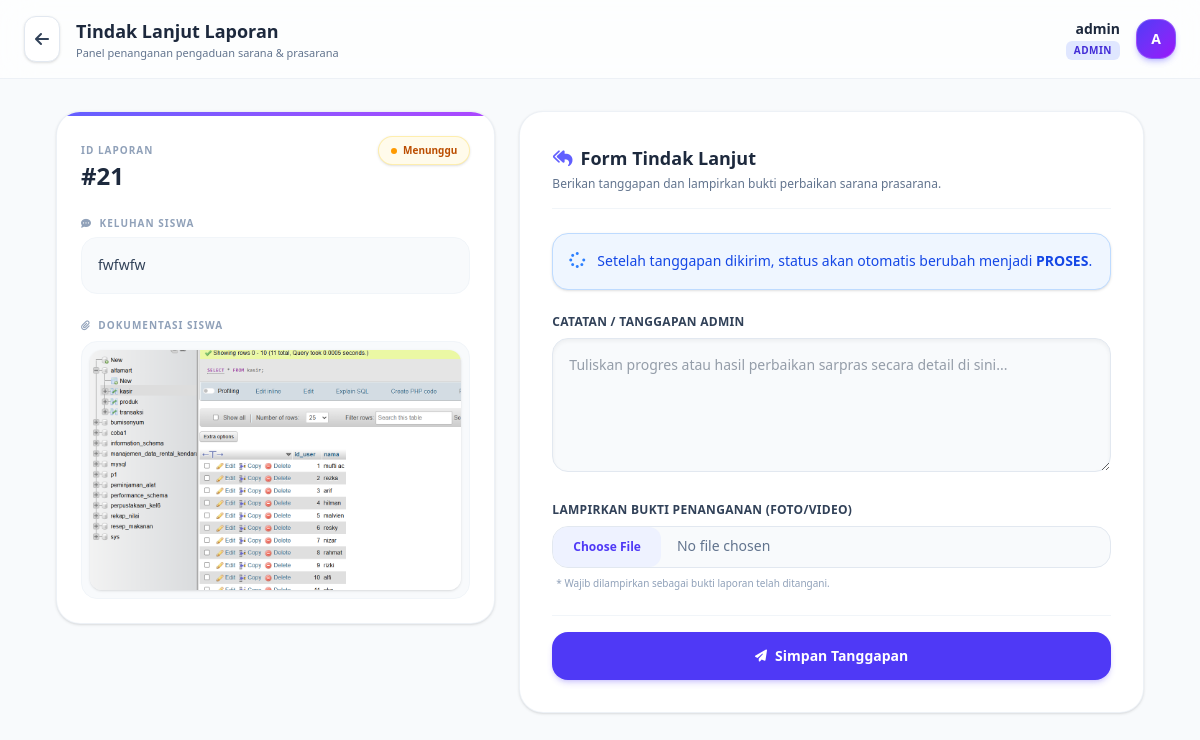
The app's page /View/v_tanggapan.php?id=21 (signed in) with its own data.
### tables this page shows
CREATE TABLE `aspirasi` (
  `id_aspirasi` int(11) NOT NULL,
  `id_siswa` int(11) NOT NULL,
  `id_kategori` int(11) NOT NULL,
  `id_admin` int(11) DEFAULT NULL,
  `lokasi` varchar(50) NOT NULL,
  `ket` text NOT NULL,
  `bukti_siswa` varchar(100) DEFAULT NULL,
  `status` enum('Menunggu','Proses','Selesai','Ditolak') DEFAULT 'Menunggu',
  `feedback` text DEFAULT NULL,
  `bukti_admin` varchar(100) DEFAULT NULL,
  `created_at` datetime DEFAULT current_timestamp()
);

### Model/m_koneksi.php (called while the page is built, shortened)
<?php
class m_koneksi
{
    private $host     = "sql306.infinityfree.com";
    private $username = "if0_43107389";
    private $pass     = "IsIoFrmTFY1";
    private $db       = "if0_43107389_sarpras";
    public $koneksi;
    public function __construct()
    {
        $this->koneksi = new mysqli($this->host, $this->username, $this->pass, $this->db);
    }
    public function hubungkan()
    {
        return $this->koneksi;
    }
}

### Model/m_aspirasi.php (called while the page is built, shortened)
<?php
require_once 'm_koneksi.php';
class m_aspirasi
{
    private $db;
    public function __construct()
    {
        $koneksiObj = new m_koneksi();
        $this->db = $koneksiObj->hubungkan();
    }
    public function getAspirasiById($id_aspirasi)
    {
        $id_aspirasi = intval($id_aspirasi);
        $query = "SELECT aspirasi.*, siswa.nama AS nama_siswa, siswa.kelas, kategori.nama_kategori AS nama_kategori
                  FROM aspirasi
                  LEFT JOIN siswa ON aspirasi.id_siswa = siswa.id_siswa
                  LEFT JOIN kategori ON aspirasi.id_kategori = kategori.id_kategori
                  WHERE aspirasi.id_aspirasi = '$id_aspirasi'";
        $result = $this->db->query($query);
        return ($result && $result->num_rows > 0) ? $result->fetch_assoc() : null;
    }
    public function isVideoFile($filename)
    {
        $ext = strtolower(pathinfo($filename, PATHINFO_EXTENSION));
        return in_array($ext, ['mp4', 'mov', 'avi', 'mkv']);
    }
}

### View/v_tanggapan.php (the view, shortened to what this page needs)
<?php
require_once '../Model/m_aspirasi.php';
$modelAspirasi = new m_aspirasi();
$id_pelaporan = $_GET['id'] ?? 0;
$detail = $modelAspirasi ? $modelAspirasi->getAspirasiById($id_pelaporan) : null;
$cur_status  = $detail['status'] ?? 'Menunggu';
$keterangan  = $detail['ket'] ?? $detail['keterangan'] ?? '-';
$bukti_siswa = $detail['bukti'] ?? $detail['foto'] ?? $detail['bukti_siswa'] ?? '';
$statusText = strtolower($cur_status);
if ($statusText == 'proses') {
    $badgeBg = 'bg-blue-50 text-blue-700 border-blue-200/60';
    $dotColor = 'bg-blue-500 animate-pulse';
    $alertBg = 'bg-emerald-50 border-emerald-200';
    $alertText = 'text-emerald-700';
    $alertIcon = 'fa-solid fa-check-circle text-emerald-500';
    $alertMsg = 'Setelah tanggapan dikirim, status akan otomatis berubah menjadi <b>SELESAI</b>.';
} elseif ($statusText == 'selesai') {
    $badgeBg = 'bg-emerald-50 text-emerald-700 border-emerald-200/60';
    $dotColor = 'bg-emerald-500';
} else {
    $badgeBg = 'bg-amber-50 text-amber-700 border-amber-200/60';
    $dotColor = 'bg-amber-500';
    $alertBg = 'bg-blue-50 border-blue-200';
    $alertText = 'text-blue-700';
    $alertIcon = 'fa-solid fa-spinner text-blue-500 animate-spin-slow';
    $alertMsg = 'Setelah tanggapan dikirim, status akan otomatis berubah menjadi <b>PROSES</b>.';
}
?>
<!DOCTYPE html>
<html lang="id">
<head>
    <script src="https://cdn.jsdelivr.net/npm/@tailwindcss/browser@4"></script>
    <link rel="stylesheet" href="https://cdnjs.cloudflare.com/ajax/libs/font-awesome/6.4.0/css/all.min.css">
</head>
<body class="bg-[#F8FAFC] font-sans min-h-screen flex flex-col text-slate-800 antialiased selection:bg-indigo-500 selection:text-white">
    <header class="bg-white/70 backdrop-blur-lg border-b border-slate-200/60 px-6 py-4 flex justify-between items-center sticky top-0 z-30 transition-all">
        <div class="flex items-center gap-4">
            <a href="v_admin.php" class="bg-white hover:bg-slate-50 border border-slate-200 p-2.5 rounded-xl text-slate-700 shadow-sm transition-all focus:ring-2 focus:ring-indigo-500/20 group" title="Kembali ke Dashboard">
                <i class="fa-solid fa-arrow-left group-hover:-translate-x-0.5 transition-transform"></i>
            </a>
            <div>
                <h2 class="text-lg font-bold text-slate-800">Tindak Lanjut Laporan</h2>
                <p class="text-[11px] text-slate-500 font-medium hidden sm:block">Panel penanganan pengaduan sarana & prasarana</p>
            </div>
        </div>
        <div class="flex items-center gap-4">
            <div class="hidden sm:flex flex-col items-end">
                <span class="text-sm font-bold text-slate-800"><?= htmlspecialchars($_SESSION['username'] ?? $_SESSION['nama'] ?? 'Administrator') ?></span>
                <span class="text-[10px] bg-indigo-100 text-indigo-700 px-2 py-0.5 rounded-md font-bold uppercase tracking-wider mt-0.5"><?= htmlspecialchars($_SESSION['role'] ?? 'admin') ?></span>
            </div>
            <div class="bg-gradient-to-br from-indigo-600 to-purple-600 text-white font-bold w-10 h-10 rounded-2xl flex items-center justify-center text-sm shadow-md shadow-indigo-500/30 border border-white/20 shrink-0">
                <?= strtoupper(substr($_SESSION['username'] ?? $_SESSION['nama'] ?? 'Admin', 0, 1)) ?>
            </div>
        </div>
    </header>
    <main class="flex-1 max-w-6xl w-full mx-auto p-5 sm:p-8">
        <div class="grid grid-cols-1 lg:grid-cols-12 gap-6 items-start">
            <div class="lg:col-span-5 space-y-6">
                <div class="bg-white rounded-3xl shadow-sm border border-slate-200/60 overflow-hidden relative">
                    <div class="absolute top-0 left-0 w-full h-1 bg-gradient-to-r from-indigo-500 to-purple-500"></div>
                    <div class="p-6">
                        <div class="flex justify-between items-start mb-6">
                            <div>
                                <span class="text-[10px] font-bold tracking-widest text-slate-400 uppercase">ID Laporan</span>
                                <h3 class="text-2xl font-black text-slate-800">#<?= htmlspecialchars($id_pelaporan) ?></h3>
                            </div>
                            <span class="inline-flex items-center gap-1.5 px-3 py-1.5 rounded-full font-bold text-[10px] border shadow-sm <?= $badgeBg ?>">
                                <span class="w-1.5 h-1.5 rounded-full <?= $dotColor ?>"></span>
                                <?= htmlspecialchars($cur_status) ?>
                            </span>
                        </div>
                        <div class="space-y-4">
                            <div>
                                <span class="text-[10px] font-bold tracking-widest text-slate-400 uppercase block mb-1.5"><i class="fa-solid fa-comment-dots mr-1"></i> Keluhan Siswa</span>
                                <p class="text-slate-700 text-sm leading-relaxed bg-slate-50 p-4 rounded-2xl border border-slate-100">
                                    <?= nl2br(htmlspecialchars($keterangan)) ?>
                                </p>
                            </div>
                            <?php if (!empty($bukti_siswa)): ?>
                                <div class="pt-2">
                                    <span class="text-[10px] font-bold tracking-widest text-slate-400 uppercase block mb-2"><i class="fa-solid fa-paperclip mr-1"></i> Dokumentasi Siswa</span>
                                    <div class="bg-slate-50 p-2 rounded-2xl border border-slate-100 flex items-center justify-center">
                                        <?php if (method_exists($modelAspirasi, 'isVideoFile') && $modelAspirasi->isVideoFile($bukti_siswa)): ?>
                                            <video src="../uploads/<?= htmlspecialchars($bukti_siswa) ?>" class="w-full max-h-60 object-contain rounded-xl" controls></video>
                                        <?php else: ?>
                                            <a href="../uploads/<?= htmlspecialchars($bukti_siswa) ?>" target="_blank" class="block w-full" title="Klik untuk memperbesar">
                                                <img src="../uploads/<?= htmlspecialchars($bukti_siswa) ?>" alt="Bukti Siswa" class="w-full max-h-60 object-cover rounded-xl hover:opacity-90 transition shadow-sm">
                                            </a>
                                        <?php endif; ?>
                                    </div>
                                </div>
                            <?php endif; ?>
                        </div>
                    </div>
                </div>
            </div>
            <div class="lg:col-span-7">
                <div class="bg-white rounded-3xl shadow-sm border border-slate-200/60 p-6 sm:p-8">
                    <div class="mb-6 border-b border-slate-100 pb-4">
                        <h3 class="text-lg font-bold text-slate-800 flex items-center gap-2">
                            <i class="fa-solid fa-reply-all text-indigo-500"></i> Form Tindak Lanjut
                        </h3>
                        <p class="text-xs text-slate-500 mt-1">Berikan tanggapan dan lampirkan bukti perbaikan sarana prasarana.</p>
                    </div>
                    <form action="../Controller/c_aspirasi.php?action=tanggapi" method="POST" enctype="multipart/form-data" class="space-y-6">
                        <?php if ($statusText !== 'selesai'): ?>
                            <div class="<?= $alertBg ?> <?= $alertText ?> p-4 rounded-2xl text-xs sm:text-sm border flex items-start gap-3 shadow-sm">
                                <i class="<?= $alertIcon ?> mt-0.5 text-base"></i>
                                <div class="leading-relaxed">
                                    <?= $alertMsg ?>
                                </div>
                            </div>
                        <?php endif; ?>
                        <div>
                            <label class="block text-xs font-bold tracking-wide text-slate-700 mb-2">CATATAN / TANGGAPAN ADMIN</label>
                            <textarea name="tanggapan" rows="5" placeholder="Tuliskan progres atau hasil perbaikan sarpras secara detail di sini..." class="w-full text-sm text-slate-700 bg-slate-50 border border-slate-200 rounded-2xl p-4 focus:outline-none focus:ring-2 focus:ring-indigo-500/20 focus:border-indigo-500 transition-all shadow-inner" required><?= htmlspecialchars($feedback) ?></textarea>
                        </div>
                        <div>
                            <label class="block text-xs font-bold tracking-wide text-slate-700 mb-2">LAMPIRKAN BUKTI PENANGANAN (FOTO/VIDEO)</label>
                            <div class="relative">
                                <input type="file" name="bukti_admin" accept="image/*,video/*" class="block w-full text-sm text-slate-500
                                    file:mr-4 file:py-3 file:px-5
                                    file:rounded-xl file:border-0
                                    file:text-xs file:font-bold
                                    file:bg-indigo-50 file:text-indigo-600
                                    hover:file:bg-indigo-100 hover:file:text-indigo-700
                                    border border-slate-200 rounded-2xl bg-slate-50 file:transition-colors cursor-pointer" required>
                            </div>
                            <p class="text-[10px] text-slate-400 mt-2 ml-1">* Wajib dilampirkan sebagai bukti laporan telah ditangani.</p>
                        </div>
                        <div class="pt-4 border-t border-slate-100">
                            <button type="submit" class="w-full py-3.5 bg-indigo-600 hover:bg-indigo-700 text-white font-bold rounded-2xl text-sm transition-all shadow-md shadow-indigo-600/20 hover:shadow-lg hover:shadow-indigo-600/30 hover:-translate-y-0.5 flex items-center justify-center gap-2">
                                <i class="fa-solid fa-paper-plane text-xs"></i> Simpan Tanggapan
                            </button>
                        </div>
                    </form>
                </div>
            </div>
        </div>
    </main>
</body>
</html>

### records on screen
aspirasi: status "Menunggu", ket "fwfwfw", bukti_siswa (picture)

### other values on screen
$_SESSION['username'] "admin"
$_SESSION['role'] "ADMIN"
substr($_SESSION['username'] ?? $_SESSION['nama'] ?? 'Admin', 0, 1) "A"
$id_pelaporan "21"
